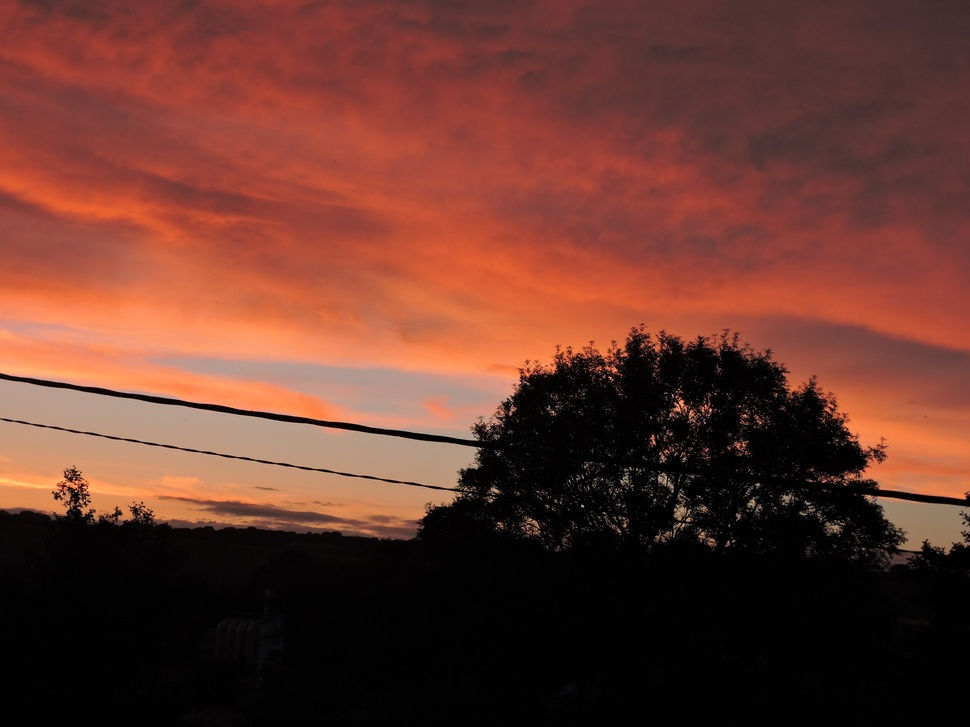
#> input picture images_test/DSCN0125.JPG, 970 x 727 px, shrunk from 4608 x 3456 before the run, found by its file name
$ python histogramme.py
#> lines starting #> are read from the running program, lines starting #| are printed output that depends on the picture
import cv2
import numpy as np
import matplotlib.pyplot as plt

def generate_histogramme(image):
    """Generation d'un histogramme pour une image donnee
       sous la forme [1,8,10,..] pour une image en niveaux de gris
       sous la forme [[1,8,10,..],[9,..],..] sinon
    """
    if len(image.shape) == 2:
        # Image en niveaux de gris
        histogramme = cv2.calcHist([image], [0], None, [256], [0, 256])
    else:
        # Image en couleur bgr
        histogramme =[cv2.calcHist([image], [i], None, [256], [0, 256]) for i in range(3)]
    return histogramme


def afficher_histogram(histogramme,image):
    plt.figure(figsize=(12, 6))
    if(len(histogramme)==3):
        #format cv2:bgr
        colors = ('b', 'g', 'r')

        # Affichage de l'image en couleur
        plt.subplot(1, 2, 1)
        plt.imshow(cv2.cvtColor(image, cv2.COLOR_BGR2RGB))
        plt.title('Image en couleur')

        # Affichage des histogrammes pour chaque canal
        plt.subplot(1, 2, 2)
        for i, color in enumerate(colors):
            plt.plot(histogramme[i], color=color)
            plt.xlim([0, 256])

        plt.title('Histogramme des canaux R, G, B')
        plt.xlabel('Intensité des pixels')
        plt.ylabel('Nombre de pixels')

        plt.show()
    else:

        # Affichage de l'image en niveaux de gris
        plt.subplot(1, 2, 1)
        plt.imshow(image, cmap='gray')
        plt.title('Image en niveaux de gris')

        # Affichage de l'histogramme
        plt.subplot(1, 2, 2)
        plt.plot(histogramme, color='black')
        plt.title('Histogramme des niveaux de gris')
        plt.xlabel('Intensité des pixels')
        plt.ylabel('Nombre de pixels')

        plt.show()


def histogramme_process(nom_image):
    """
        Capture l'image correspondant au nom, calcule son histogramme et retourne
        une visualisation de ce dernier
    """
#> called with nom_image = 'images_test/DSCN0125.JPG'
    image = cv2.imread(nom_image)
#> image is the input picture: shape (727, 970, 3); mean B, G, R 45, 56.2, 104.5
    histogramme=generate_histogramme(image)
#> in generate_histogramme, `histogramme =[cv2.calcHist([image], [i], None, [256], [0, 256]) for i ..`: histogramme = 3 items
#> histogramme = 3 items
    afficher_histogram(histogramme,image)
#> in afficher_histogram, `plt.show()`:
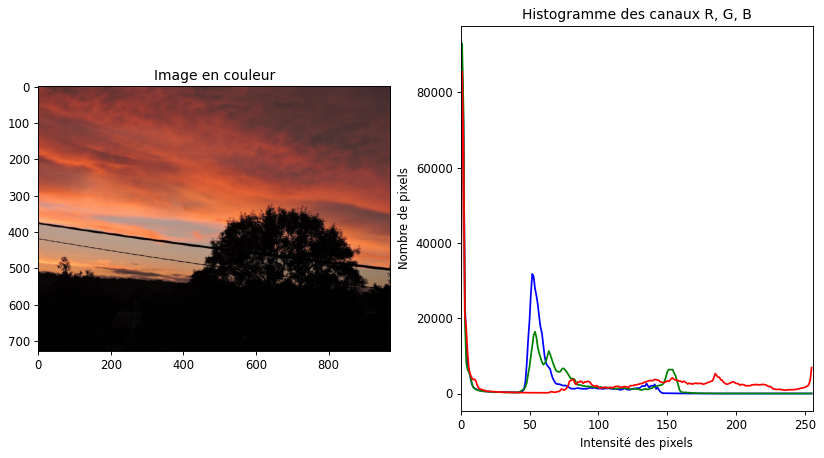
#> figure drawn by matplotlib, 2 panels; panel 2: curve peaks at x = 1, y = 87206; panel 2: curve peaks at x = 1, y = 92989; panel 2: curve peaks at x = 1, y = 85538

histogramme_process("images_test/DSCN0125.JPG")

$ run again, with images_test/DSCN0131.JPG copied over images_test/DSCN0125.JPG
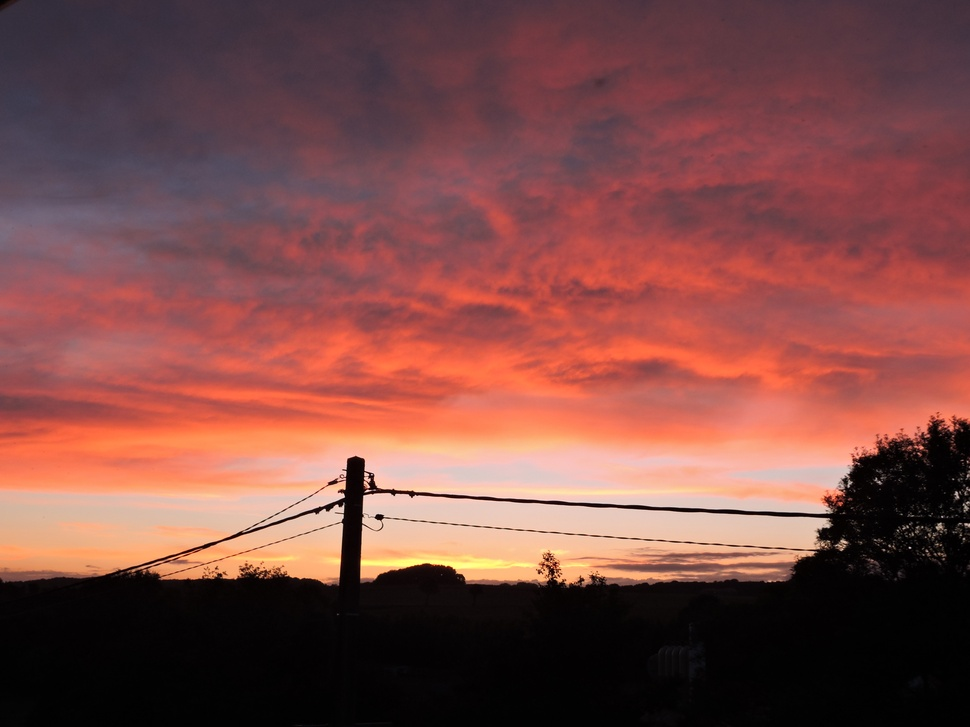
#> input picture images_test/DSCN0131.JPG, 970 x 727 px, shrunk from 4608 x 3456 before the run, found by its file name
#> in histogramme_process, image is the input picture: shape (727, 970, 3); mean B, G, R 70.2, 74.2, 125.1
#> in generate_histogramme, `histogramme =[cv2.calcHist([image], [i], None, [256], [0, 256]) for i ..`: histogramme = 3 items
#> in afficher_histogram, `plt.show()`:
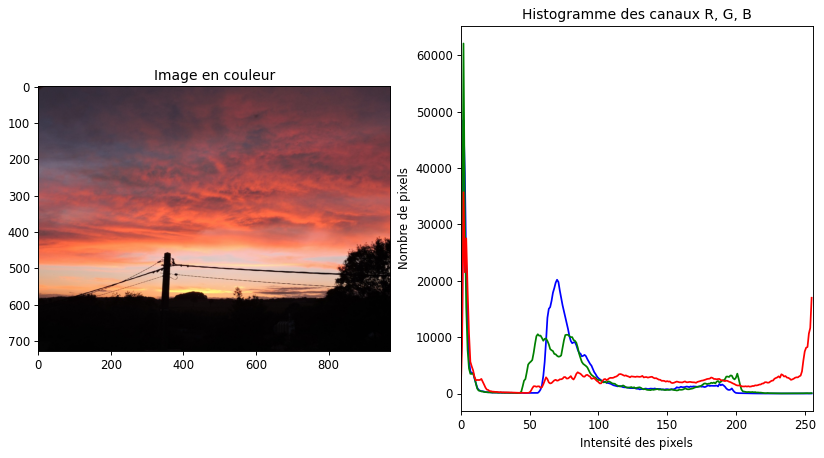
#> figure drawn by matplotlib, 2 panels; panel 2: curve peaks at x = 2, y = 48493; panel 2: curve peaks at x = 2, y = 62078; panel 2: curve peaks at x = 2, y = 35688

$ run again, with images_test/DSCN0323.JPG copied over images_test/DSCN0125.JPG
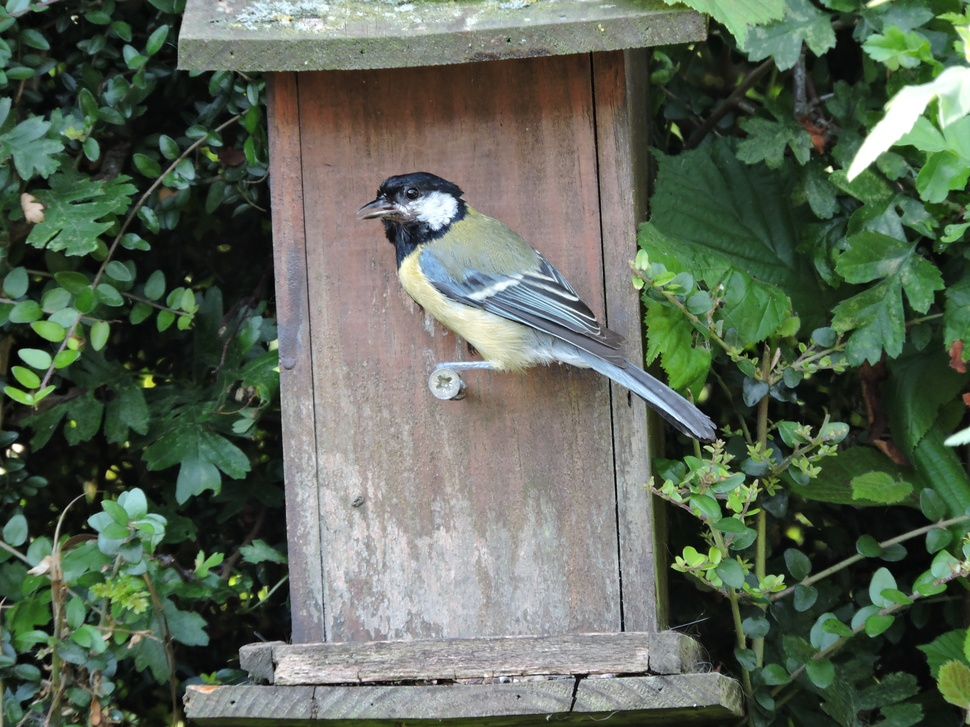
#> input picture images_test/DSCN0323.JPG, 970 x 727 px, shrunk from 4608 x 3456 before the run, found by its file name
#> in histogramme_process, image is the input picture: shape (727, 970, 3); mean B, G, R 88.2, 103.6, 92.1
#> in generate_histogramme, `histogramme =[cv2.calcHist([image], [i], None, [256], [0, 256]) for i ..`: histogramme = 3 items
#> in afficher_histogram, `plt.show()`:
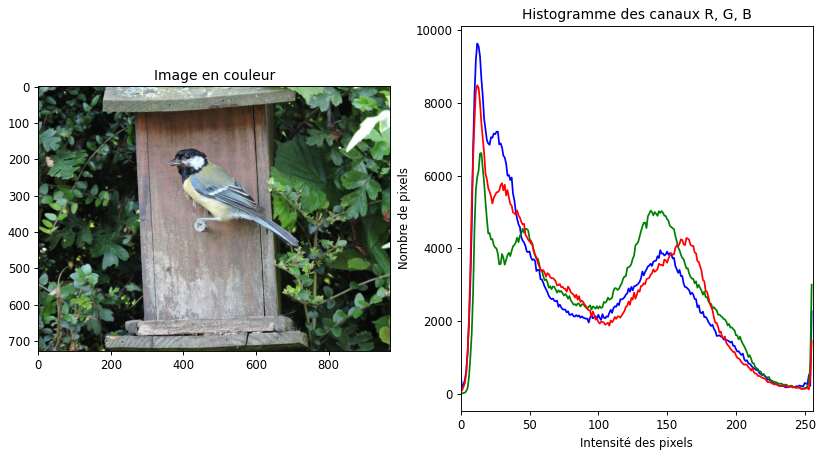
#> figure drawn by matplotlib, 2 panels; panel 2: curve peaks at x = 12, y = 9621; panel 2: curve peaks at x = 15, y = 6619; panel 2: curve peaks at x = 12, y = 8476

$ run again, with images_test/DSCN0836.JPG copied over images_test/DSCN0125.JPG
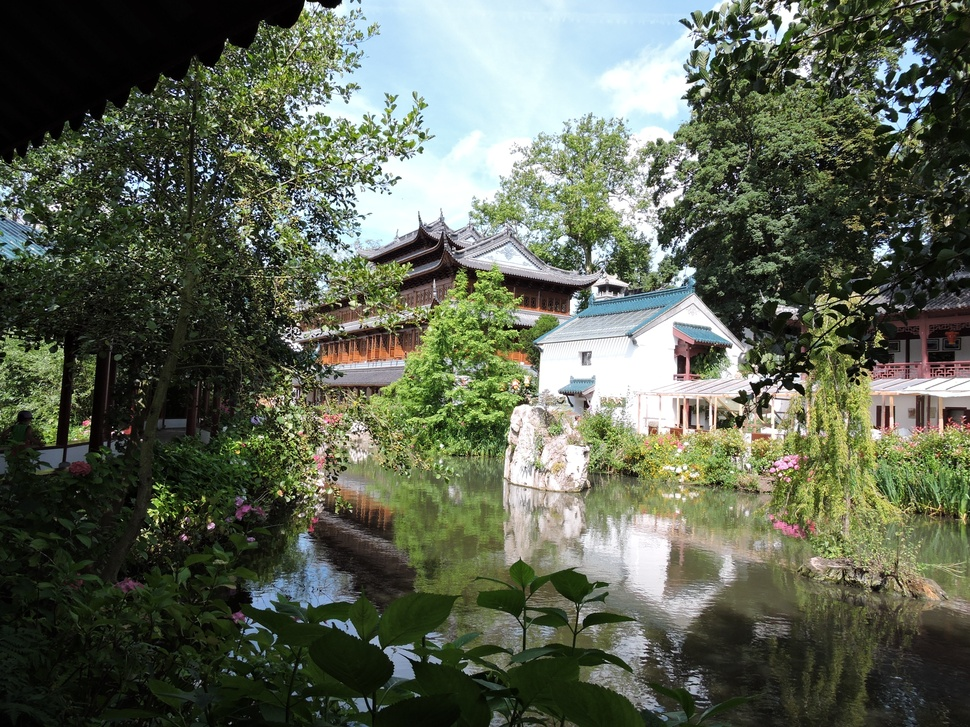
#> input picture images_test/DSCN0836.JPG, 970 x 727 px, shrunk from 4608 x 3456 before the run, found by its file name
#> in histogramme_process, image is the input picture: shape (727, 970, 3); mean B, G, R 83.9, 100.5, 93.5
#> in generate_histogramme, `histogramme =[cv2.calcHist([image], [i], None, [256], [0, 256]) for i ..`: histogramme = 3 items
#> in afficher_histogram, `plt.show()`:
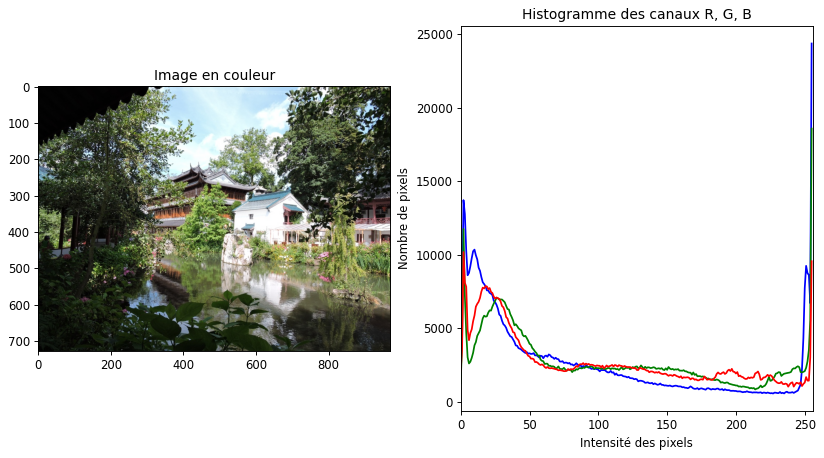
#> figure drawn by matplotlib, 2 panels; panel 2: curve peaks at x = 255, y = 24354; panel 2: curve peaks at x = 255, y = 18567; panel 2: curve peaks at x = 2, y = 10170
